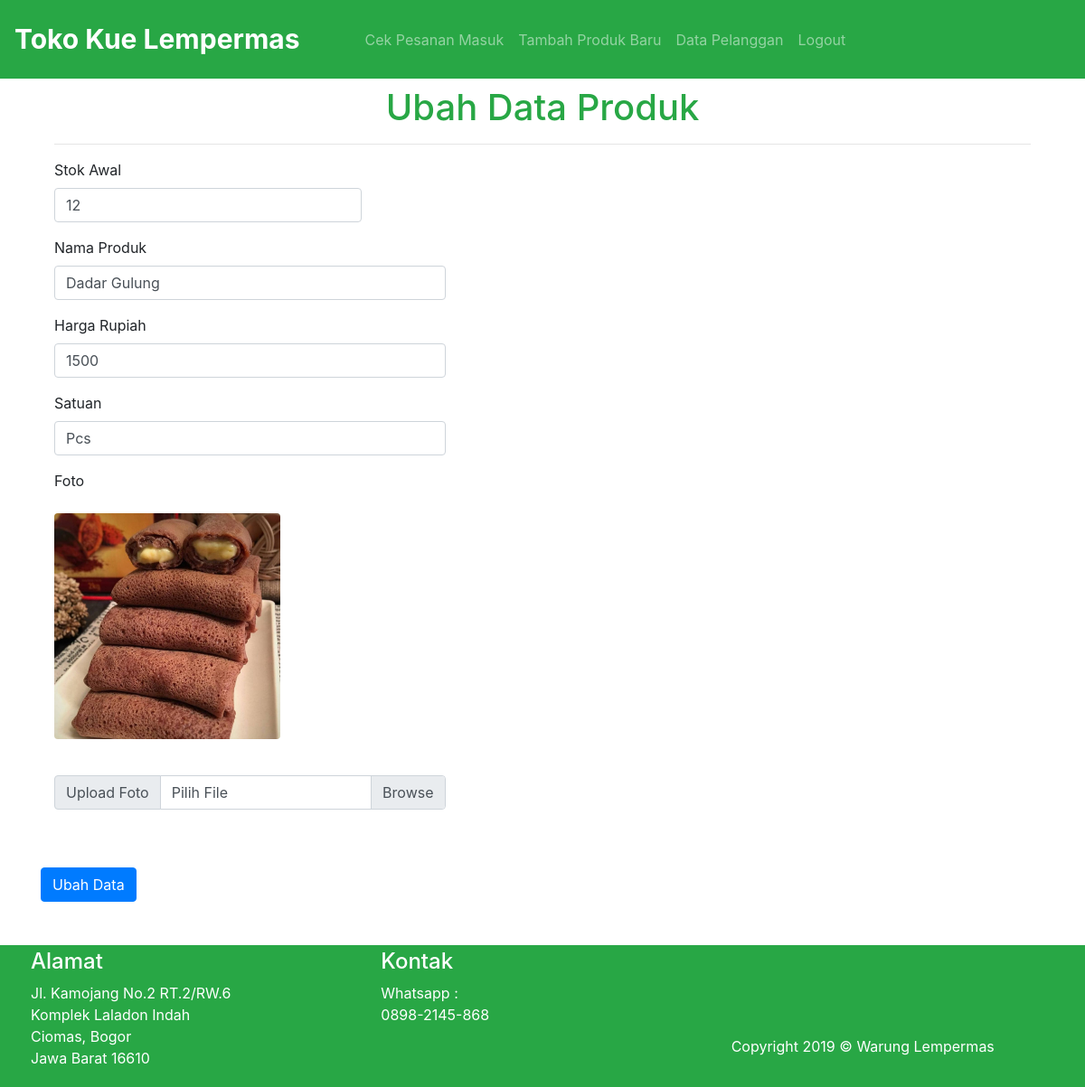
The app's page /ubah.php?id=3 (signed in) with its own data.
### tables this page shows
CREATE TABLE `kuebasah` (
  `id_produk` int(11) NOT NULL,
  `stok` int(11) NOT NULL,
  `nama` varchar(100) NOT NULL,
  `satuan` varchar(100) NOT NULL,
  `harga` int(11) NOT NULL,
  `gambar` varchar(100) NOT NULL
);

### functions.php (called while the page is built, shortened)
<?php
$conn = mysqli_connect("localhost", "root", "", "lempermas");
function query ($query) {
    global $conn;
    $result = mysqli_query($conn, $query);
    $rows = [];
    while ( $row = mysqli_fetch_assoc($result) ) {
        $rows[] = $row;
    }
    return $rows;
}
?>

### ubah.php (the view, shortened to what this page needs)
<?php
require 'functions.php';
$id = $_GET["id"];
$kue = query("SELECT * FROM kuebasah WHERE id_produk = $id")[0];
?>
<!doctype html>
<html lang="en">
<head>
    <link rel="stylesheet" href="css/bootstrap.min.css">
    <link rel="stylesheet" href="style/style.css">
</head>
<body>
    <section class="nav">
        <nav class="navbar navbar-expand-lg navbar-dark bg-success w-100 p-3">
            <a class="navbar-brand font-weight-bold" href="index.php">Toko Kue Lempermas</a>
            <div class="collapse navbar-collapse ml-5" id="navbarSupportedContent">
                <ul class="navbar-nav mr-auto">
                    <li class="nav-item">
                        <a class="nav-link" href="pesanan.php">Cek Pesanan Masuk</a>
                    </li>
                    <li class="nav-item">
                        <a class="nav-link" href="tambah.php">Tambah Produk Baru</a>
                    </li>
                    <li class="nav-item">
                        <a class="nav-link" href="pelanggan.php">Data Pelanggan</a>
                    </li>
                    <li class="nav-item">
                        <a class="nav-link" href="logout.php">Logout</a>
                    </li>
                </ul>
            </div>
        </nav>
    </section>
    <section class="tambah">
        <div class="container">
            <div class="col pt-2 text-center">
                <h1 class="text-success">Ubah Data Produk</h1>
                <hr>
            </div>
                <form action="" method="post" enctype="multipart/form-data">
                    <div class="col-md-4 form-group">
                        <label for="stok">Stok Awal</label>
                        <input type="text" name="stok" class="form-control" id="stok" placeholder="Masukkan Stok Awal..." required value="<?= $kue["stok"];?>">
                    </div>
                    <div class="col-md-5 form-group">
                        <label for="nama">Nama Produk</label>
                        <input type="text" name="nama" class="form-control" id="nama" placeholder="Masukkan Nama Produk Baru..." required value="<?= $kue["nama"];?>">
                    </div>
                    <div class="col-md-5 form-group">
                        <label for="harga">Harga Rupiah</label>
                        <input type="text" name="harga" class="form-control" id="harga" placeholder="Masukkan Harga..." required value="<?= $kue["harga"];?>">
                    </div>
                    <div class="col-md-5 form-group">
                        <label for="satuan">Satuan</label>
                        <input type="text" name="satuan" class="form-control" id="satuan" placeholder="Masukkan Satuan..." required value="<?= $kue["satuan"];?>">
                    </div>
                    <div class="col-md-5 form-group">
                        <label for="foto">Foto</label>
                    </div>
                    <div class="col-md-5 form-group">
                        <img src="img/<?= $kue["gambar"]; ?>" id="foto" width="250px" height="250px" class="rounded" alt="foto">
                    </div>
                    <br>
                    <div class="input-group col-md-5 mb-3">
                        <div class="input-group-prepend">
                            <span class="input-group-text" id="inputGroupFileAddon01">Upload Foto</span>
                        </div>
                        <div class="custom-file">
                            <label class="custom-file-label" for="gambar">Pilih File</label>
                        </div>
                    </div>
                    <button type="submit" name="submit" class="btn btn-primary mt-5" onclick="return confirm('Apakah anda yakin merubah produk ini?')">Ubah Data</button>
                </form>
        </div>
    </section>
    <footer class="bg-success text-white mt-5 w-100 position-static">
        <div class="container p-1">
            <div class="row">
                <div class="col-sm-4">
                    <h4>Alamat</h4>
                    <p>Jl. Kamojang No.2
                        RT.2/RW.6<br>
                        Komplek Laladon Indah<br>
                        Ciomas, Bogor<br>
                        Jawa Barat 16610</p>
                </div>
                <div class="col-sm-4">
                    <h4>Kontak</h4>
                    <p>
                        Whatsapp :<br>
                        0898-2145-868
                    </p>
                </div>
                <div class="col-sm-4">
                    <p class="mt-5 pt-5">Copyright 2019 &copy; Warung Lempermas</p>
                </div>
            </div>
        </div>
    </footer>
</body>
</html>

### style/style.css (style rules this page uses)
.navbar-brand { font-size: 30px; }

### records on screen
kuebasah: stok "12", nama "Dadar Gulung", harga "1500", satuan "Pcs", gambar (picture)
